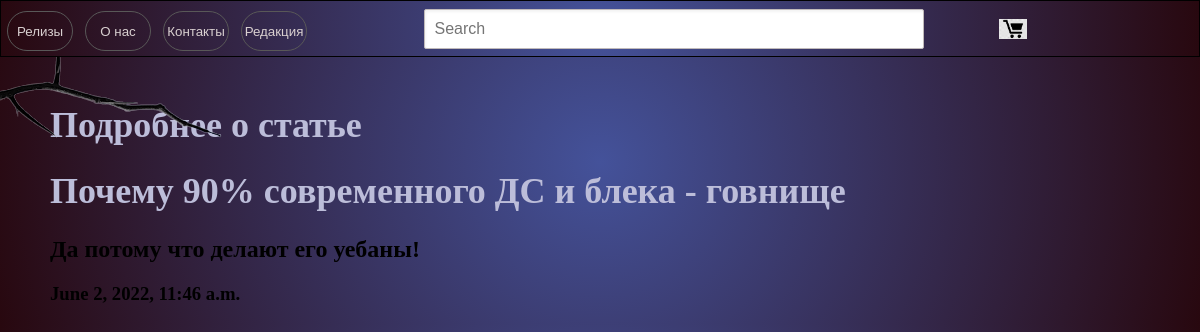
The app's page /article/1/ with its own data.
### redaction/models.py (models this page shows, shortened)
class Article(models.Model):
    title = models.CharField(max_length=1500)
    body = models.TextField(max_length=1500000)
    time_created = models.DateTimeField()
    author = models.CharField(max_length=32)
    picture = models.CharField(default='COMMING SOON', max_length=100)

### redaction/views.py (the view)
# urls.py: path('article/<int:aid>/', article_detail_view, name='article_details')
def article_detail_view(request, aid):
    obj = get_object_or_404(Article,id = aid)
    context={'object':obj}
    return render(request, 'article_detail.html', context)

### templates/article_detail.html
{% extends 'base.html' %}
{% block content %}
<h1> Подробнее о статье </h1>
<h1>{{ object.title }}</h1>
<h2>{{ object.body }}</h2>
<h3>{{ object.time_created}}</h3>
{% endblock %}

### static/css/base.css (style rules this page uses)
body { margin: 0; padding-top: 80px; padding-left: 50px; padding-right: 50px; background: rgb(68, 82, 154); background: radial-gradient( circle, rgba(68, 82, 154, 1) 0%, rgba(40, 8, 15, 1) 100% ); }
h1 { font-size: 36px; font-weight: bold; color: rgb(188, 189, 217); }

### records on screen
Article: title "Почему 90% современного ДС и блека - говнище", body "Да потому что делают его уебаны!", time_created "June 2, 2022, 11:46 a.m."
